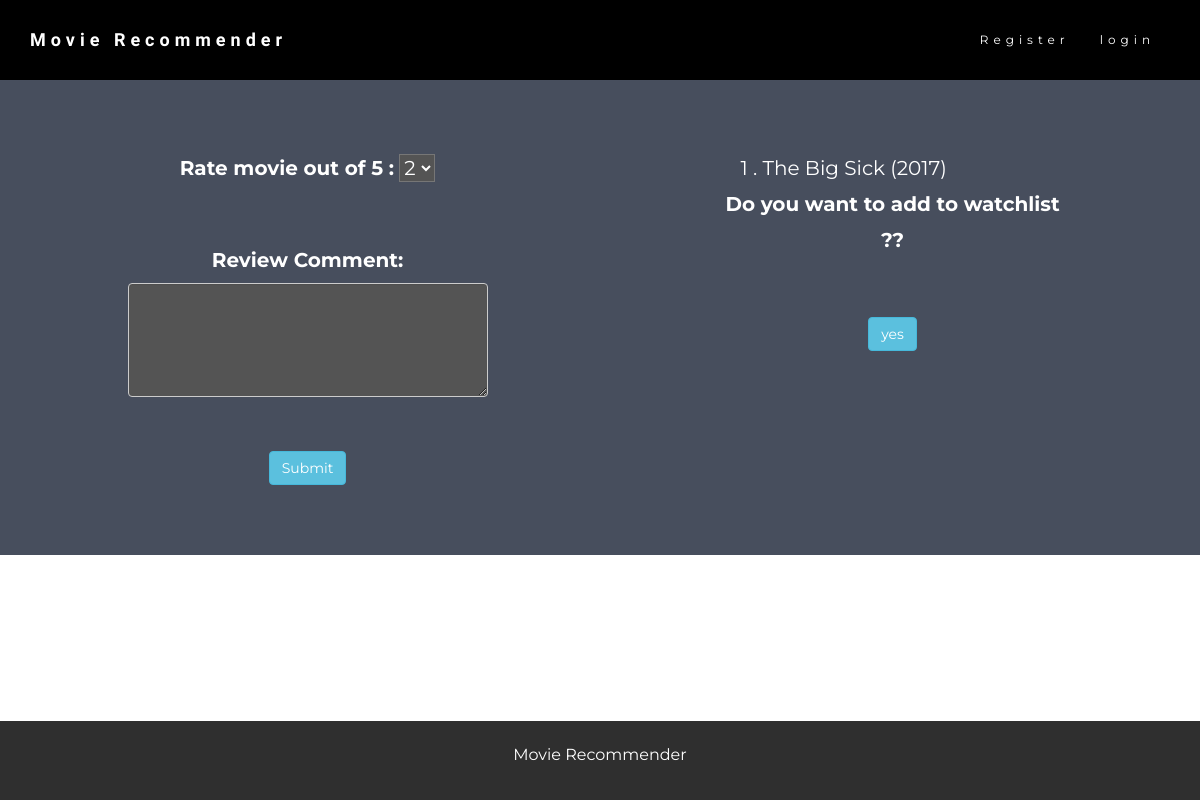
Page /movies_list/Movie/movie/1/ on the committed database.
### Movie/models.py (models this page shows, shortened)
class movie(models.Model):
	MovieID=models.CharField(max_length=50)
	MovieTitle=models.CharField(max_length=50)
	MovieYear=models.IntegerField()
	MovieGenre=models.CharField(max_length=100,choices=CHOICES,default="Comedy")

### Movie/views.py (the view)
# urls.py: path('movies_list/Movie/movie/<int:id>/',views.movie_detail,name='movie_detail'),
def movie_detail(request,id=None):
    instance = get_object_or_404(movie,id=id)
    return  render (request,"movie_detail.html" , {'instance' : instance})

### templates/movie_detail.html (shortened to what this page needs)
{% extends 'base.html' %}
{% load static %}
{% load crispy_forms_tags %}
{% block content %}
<div class="container-fluid bg-2 text-center">
    {{ instance.id }} . {{instance.MovieTitle}} ({{ instance.MovieYear }})
<div class="col-sm-offset-1 col-sm-4 " >
    <div class="form-group">
      <label for="comment"> Rate movie out of 5 :</label>
    <select id="rating" style="background: #545454">
      <option value="2" selected="selected">2</option>
    </select>
    </div><br>
    <div class="form-group">
      <label for="comment"> Review Comment:</label>
      <textarea class="form-control" style="background: #545454; color: #fff" id='name'  rows="5" id="comment"></textarea>
    </div>
    <br>
    <button type="submit" class="btn btn-info" id="mainbutton">Submit</button>
<br>
</div>
<div class="col-sm-offset-2 col-sm-4 " >
    <div class="form-group">
      <label for="comment"> Do you want to add to watchlist ?? </label>
    </div>
    <br>
    <button type="submit" class="btn btn-info" id="yesbutton">yes</button>
</div>
</div>
{% endblock %}

### templates/base.html (style rules this page uses)
body { font: 20px Montserrat, sans-serif; line-height: 1.8; color: #f5f6f7; }
.bg-2 { background-color: #474e5d; color: #ffffff; }
.container-fluid { padding-top: 70px; padding-bottom: 70px; }

### rows in the picture
movie: id "1", MovieTitle "The Big Sick", MovieYear "2017"
